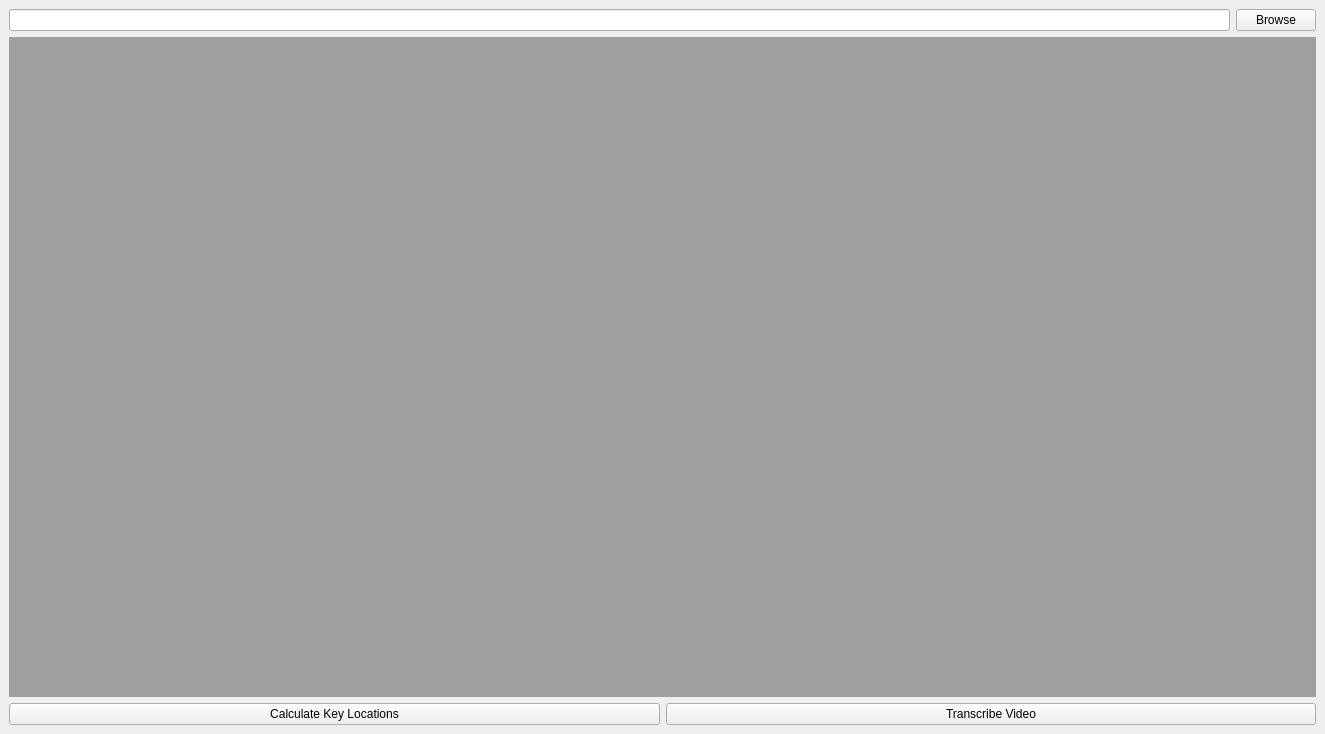
<?xml version="1.0" encoding="UTF-8"?>
<ui version="4.0">
 <class>MainWindow</class>
 <widget class="QMainWindow" name="MainWindow">
  <property name="geometry">
   <rect>
    <x>0</x>
    <y>0</y>
    <width>1325</width>
    <height>734</height>
   </rect>
  </property>
  <property name="windowTitle">
   <string>Synthesia Tutorial Translator</string>
  </property>
  <widget class="QWidget" name="centralwidget">
   <layout class="QVBoxLayout" name="verticalLayout_2">
    <item>
     <layout class="QVBoxLayout" name="verticalLayout">
      <item>
       <layout class="QGridLayout" name="gridLayout_2">
        <item row="0" column="0">
         <widget class="QLineEdit" name="filePathLine">
          <property name="text">
           <string></string>
          </property>
         </widget>
        </item>
        <item row="0" column="1">
         <widget class="QPushButton" name="fileBrowseButton">
          <property name="text">
           <string>Browse</string>
          </property>
         </widget>
        </item>
       </layout>
      </item>
     </layout>
    </item>
    <item>
     <widget class="QMdiArea" name="mdiArea"/>
    </item>
    <item>
     <layout class="QHBoxLayout" name="horizontalLayout_2">
      <item>
       <widget class="QPushButton" name="calculateKeysButton">
        <property name="text">
         <string>Calculate Key Locations</string>
        </property>
       </widget>
      </item>
      <item>
       <widget class="QPushButton" name="transcribeVideoButton">
        <property name="text">
         <string>Transcribe Video</string>
        </property>
       </widget>
      </item>
     </layout>
    </item>
   </layout>
  </widget>
 </widget>
 <resources/>
 <connections/>
</ui>
